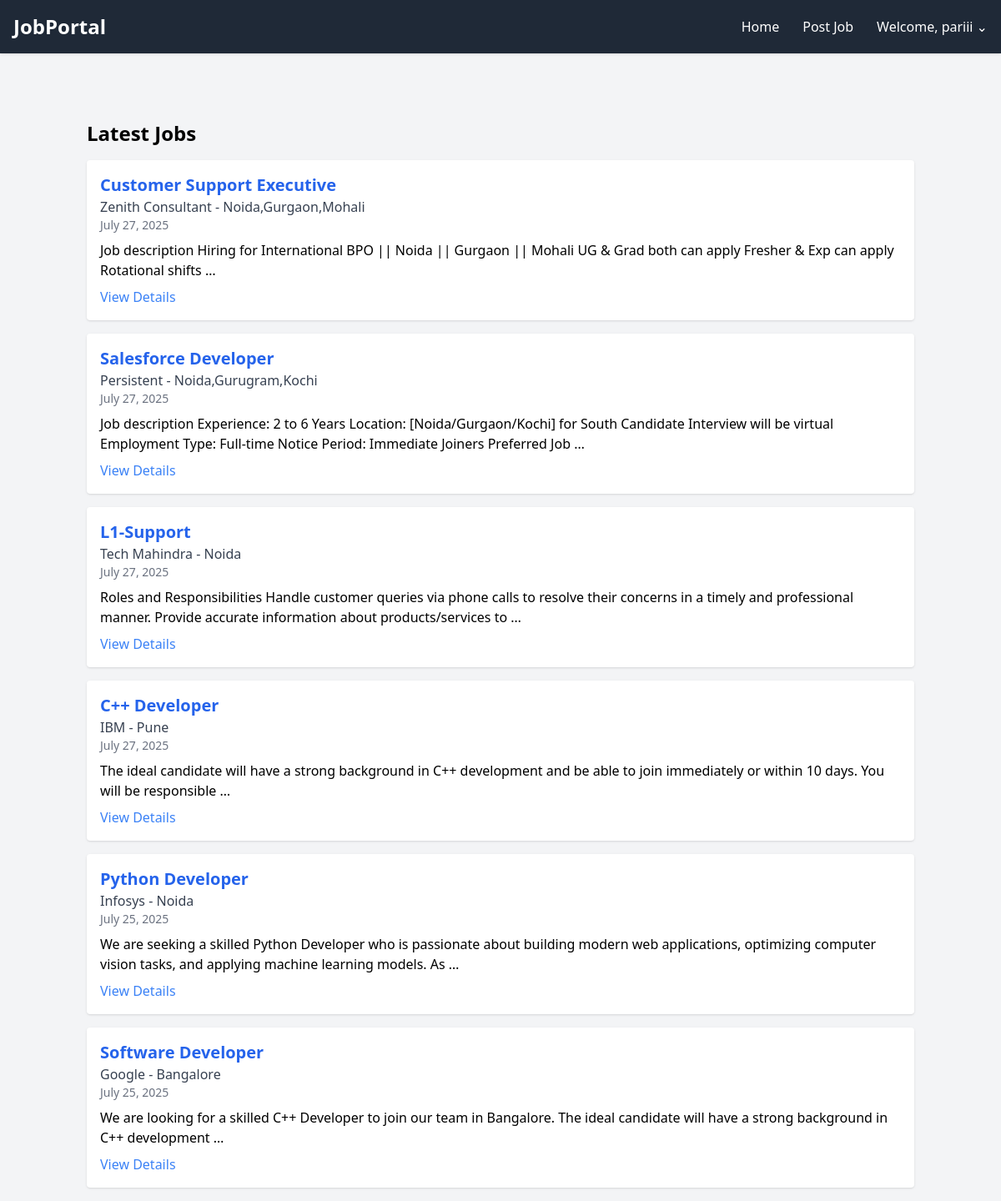
Screenshot of / (signed in) with the database file from the repository.
### jobs/models.py (models this page shows, shortened)
class JobPost(models.Model):
    title = models.CharField(max_length=255)
    company = models.CharField(max_length=255)
    location = models.CharField(max_length=255)
    description = models.TextField()
    posted_at = models.DateTimeField(auto_now_add=True)

### jobs/views.py (the view)
# urls.py: path('', JobListView.as_view(), name='job_list'),
class JobListView(ListView):
    model = JobPost
    template_name = 'jobs/job_list.html'
    context_object_name = 'jobs'
    paginate_by = 10
    def get_queryset(self):
        query = self.request.GET.get('q')
        if query:
            return JobPost.objects.filter(
                Q(title__icontains=query) | Q(description__icontains=query)
            ).order_by('-posted_at')  # Ensure consistent pagination
        return JobPost.objects.all().order_by('-posted_at')  # Order by latest first

### jobs/templatetags/profile_extras.py (called while the page is built)
@register.filter(name='can_post_job')
def can_post_job(user):
    if not user.is_authenticated:
        return False
    if user.is_staff:
        return True
    profile = getattr(user, 'userprofile', None)
    if profile and profile.is_recruiter and profile.is_approved:
        return True
    return False

### jobs/templates/jobs/job_list.html (shortened to what this page needs)
{% extends "base.html" %}
{% block content %}
<h2 class="text-2xl font-bold mb-4">Latest Jobs</h2>
{% for job in jobs %}
  <div class="bg-white p-4 rounded shadow mb-4">
    <h3 class="text-xl font-semibold text-blue-600">{{ job.title }}</h3>
    <p class="text-gray-700">{{ job.company }} - {{ job.location }}</p>
    <p class="text-sm text-gray-500">{{ job.posted_at|date:"F d, Y" }}</p>
    <p class="mt-2">{{ job.description|truncatewords:25 }}</p>
    <a href="{% url 'job_detail' job.pk %}" class="text-blue-500 mt-2 inline-block">View Details</a>
  </div>
{% empty %}
  <p>No jobs posted yet.</p>
{% endfor %}
{% endblock %}

### templates/base.html (shortened to what this page needs)
<!DOCTYPE html>
<html lang="en">
<head>
  {% load profile_extras %}
  <script src="https://cdn.tailwindcss.com"></script>
</head>
<body class="pt-16 bg-gray-100 font-sans leading-normal tracking-normal">
  <nav class="fixed top-0 left-0 w-full bg-gray-800 text-white px-4 py-3 flex items-center justify-between shadow z-50">
    <a href="{% url 'job_list' %}" class="text-2xl font-bold">JobPortal</a>
    <div class="hidden md:flex space-x-4 items-center">
      <a href="{% url 'job_list' %}" class="hover:text-yellow-400">Home</a>
      {% if user.is_authenticated %}
        {% if user|can_post_job %}
          <a href="{% url 'job_create' %}" class="px-3 py-2 hover:text-yellow-400">Post Job</a>
        {% endif %}
        <div class="relative group">
          <button class="hover:text-yellow-400 focus:outline-none">Welcome, {{ user.username }} ⌄</button>
        </div>
      {% else %}
        <a href="{% url 'login' %}" class="hover:text-yellow-400">Login</a>
        <a href="{% url 'register' %}" class="hover:text-yellow-400">Register</a>
      {% endif %}
    </div>
  </nav>
<div class="container mx-auto pt-20 px-4">
    {% block content %}{% endblock %}
  </div>
</body>
</html>

### rows the page displays
JobPost: title "Customer Support Executive", company "Zenith Consultant", location "Noida,Gurgaon,Mohali", posted_at "July 27, 2025", description "Job description Hiring for International BPO || Noida || Gurgaon || Mohali UG & Grad both can apply Fresher & Exp can apply Rotational shifts …"
JobPost: title "Salesforce Developer", company "Persistent", location "Noida,Gurugram,Kochi", posted_at "July 27, 2025", description "Job description Experience: 2 to 6 Years Location: [Noida/Gurgaon/Kochi] for South Candidate Interview will be virtual Employment Type: Full-time Notice Period: Immediate Joiners Preferred Job …"
JobPost: title "L1-Support", company "Tech Mahindra", location "Noida", posted_at "July 27, 2025", description "Roles and Responsibilities Handle customer queries via phone calls to resolve their concerns in a timely and professional manner. Provide accurate information about products/services to …"
JobPost: title "C++ Developer", company "IBM", location "Pune", posted_at "July 27, 2025", description "The ideal candidate will have a strong background in C++ development and be able to join immediately or within 10 days. You will be responsible …"
JobPost: title "Python Developer", company "Infosys", location "Noida", posted_at "July 25, 2025", description "We are seeking a skilled Python Developer who is passionate about building modern web applications, optimizing computer vision tasks, and applying machine learning models. As …"
JobPost: title "Software Developer", company "Google", location "Bangalore", posted_at "July 25, 2025", description "We are looking for a skilled C++ Developer to join our team in Bangalore. The ideal candidate will have a strong background in C++ development …"

### other values shown
{{ user.username }} "pariii"
